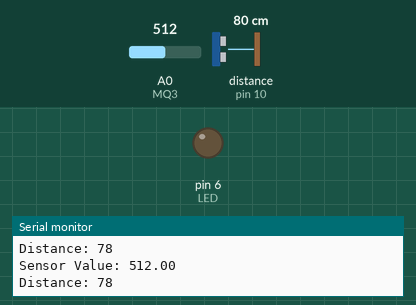
Recording of a sketch running on a simulated Arduino Uno, built with avr-gcc and run on an emulated ATmega328P. Shown: output pins drawn as LEDs (lit = HIGH), the last lines printed to the serial monitor. Wiring (inferred from the names in the program): ultrasonic range finder: trigger pin 9; echo pin 10. The test bench sets the inputs (shaded band); at power-on: distance to the obstacle (sensor on pin 10) 80 cm, A0 (MQ3) = 512. The echo pulse lasts 58.3 µs per cm; pins used as bus, display or sensor lines are not drawn.

Above: at 2.8 s.
2.9 s: distance to the obstacle (sensor on pin 10) set to 75 cm
5.6 s: distance to the obstacle (sensor on pin 10) set to 68 cm
At 6.3 s:
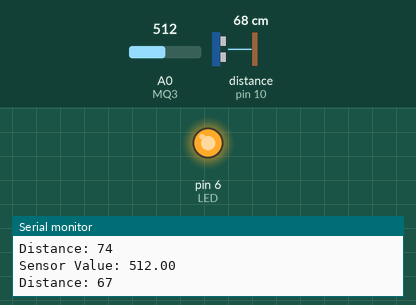
11.5 s: distance to the obstacle (sensor on pin 10) set to 120 cm
At 12.5 s:
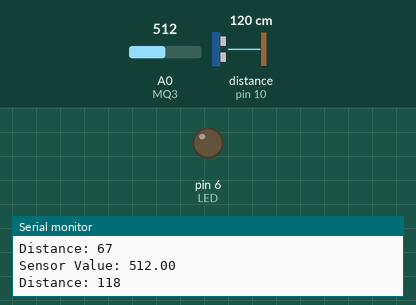
14.2 s: distance to the obstacle (sensor on pin 10) set to 2 cm
At 17.4 s:
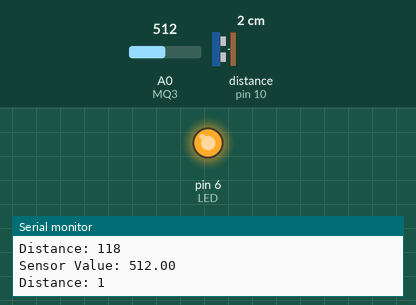
Timing chart, 0 to 18.9 s (numbered marks = the images above; inputs shaded):
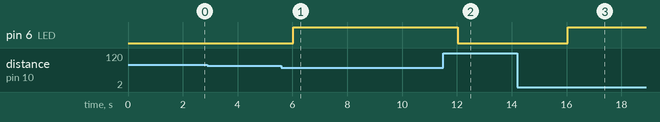

The sketch:

Alcohol_Checker.ino
```cpp
#define Drunk 400   // Define min value that we consider drunk
#define MQ3 0

float sensorValue;
int LED = 6;
const int trigPin = 9;
const int echoPin = 10;
long duration = 0;
int distance = 0;
int alcohol = 3;

void setup() {
  pinMode(trigPin , OUTPUT);
  pinMode(echoPin , INPUT);
  pinMode(LED , OUTPUT);
  pinMode(alcohol, INPUT);
  Serial.begin(9600);
}

void loop() {
  digitalWrite(LED, LOW);
  sensorValue = analogRead(MQ3); // read analog input pin 0
  Serial.print("Sensor Value: ");
  Serial.print(sensorValue);
  sensorValue = 402;
  if (sensorValue > Drunk) {
    // Check for vehicle ahead using ultrasonic sensor
    // Clears the trigPin
    digitalWrite(trigPin, LOW);
    delayMicroseconds(2);
    // Sets the trigPin on HIGH state for 10 micro seconds
    digitalWrite(trigPin, HIGH);
    delayMicroseconds(10);
    digitalWrite(trigPin, LOW);
    // Reads the echoPin, returns the sound wave travel time in microseconds
    duration = pulseIn(echoPin, HIGH);
    // Calculating the distance
    distance = duration * 0.034 / 2;
    // Prints the distance on the Serial Monitor
    Serial.print("\nDistance: ");
    Serial.println(distance);

    if(distance<70)
      digitalWrite(LED, HIGH);
  }

  delay(2000); // wait 2s for next reading
}
```

Measured:
- the behaviour switches between 71 and 70 cm on distance to the obstacle (sensor on pin 10) (found by bisection; images 0 and 1)
- after the input at 5.6 s, pin 6 (LED): LOW → HIGH after 0.42 s
- after the input at 11.5 s, pin 6 (LED): HIGH → LOW after 0.53 s
- after the input at 14.2 s, pin 6 (LED): LOW → HIGH after 1.9 s
